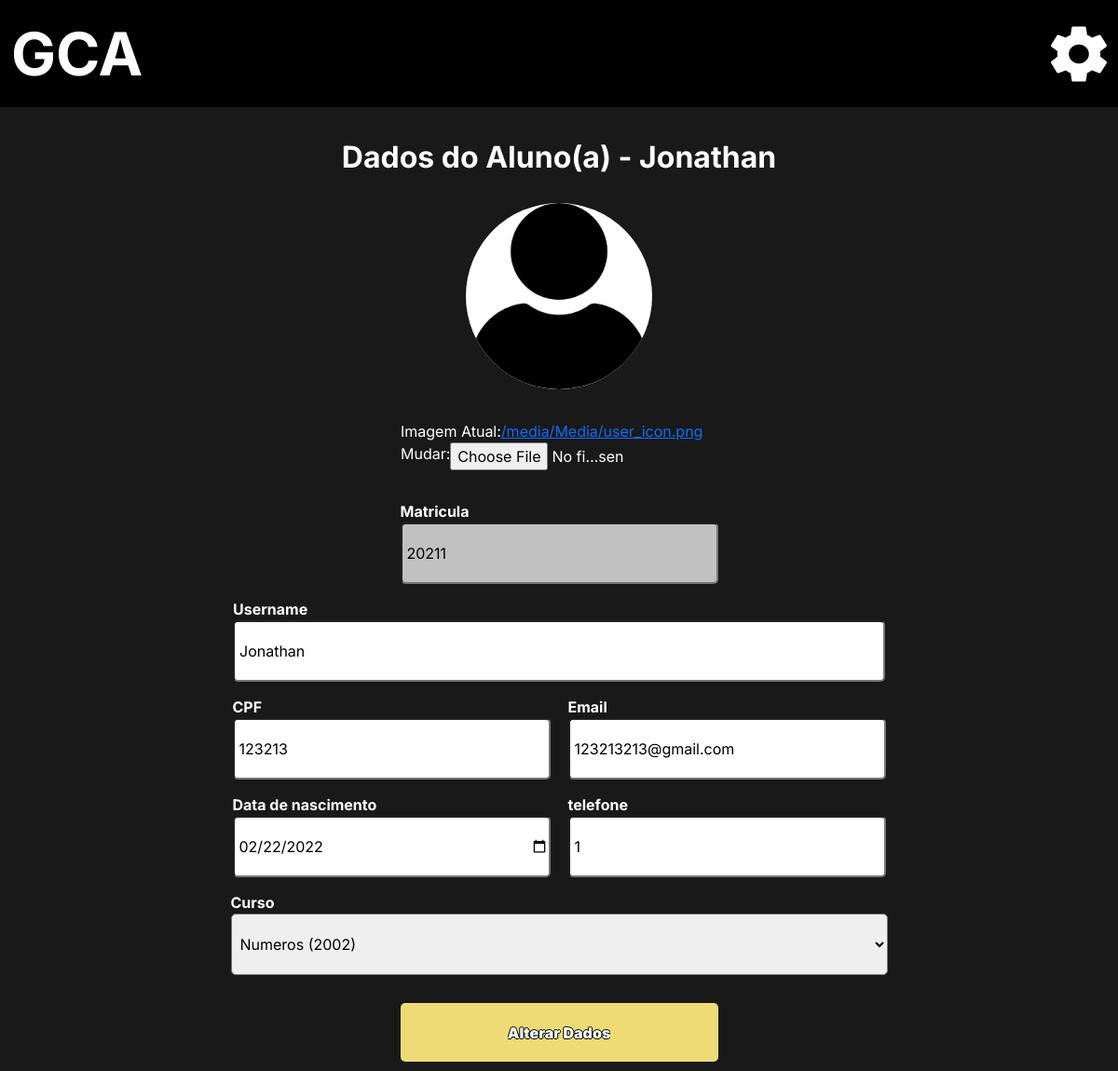
Page /adm/aluno/3 (signed in) on the committed database.
### Users/models.py (models this page shows, shortened)
class CustomUser(AbstractUser):
    image = models.ImageField(upload_to='Media', blank=True, null=False, default='Media/no_image_dafaut.jpg')
    matricula = models.CharField("Matricula", max_length=150, unique=True)
    username = models.CharField(("Nome"), max_length=50, unique=False, primary_key=None)
    email = models.EmailField("E-mail", unique=True)
    cpf = models.CharField("CPF", max_length=14, unique=True)
    phone = models.CharField("Telefone", max_length=15, blank=True, null=True)
    data_de_nascimento = models.DateField('Data de Nascimento', blank=True, null=True)
    primeiro_login = models.BooleanField(default=True)
    curso_relacao = models.ForeignKey("administrador.Curso", verbose_name=("Curso"), blank=True, null=True,on_delete=models.SET_NULL)
    disciplina_relacao = models.ManyToManyField("administrador.Disciplina", verbose_name=("Disciplina"), blank=True)
    disciplina_concluidas = models.ManyToManyField("administrador.Disciplina", related_name='Disciplina_cluidas', verbose_name=("Disciplina Concluidas"), blank=True)
    is_staff = models.BooleanField('Membro da equipe', default=True)
    USERNAME_FIELD = 'matricula'
    REQUIRED_FIELDS = ['username' , 'email' ,'cpf', 'phone']
    objects = UserManager()

### administrador/views.py (the view)
# urls.py: path('adm/aluno/<int:id>', aluno_especifico, name = 'aluno'),
@login_required(login_url='/user/login/')
def aluno_especifico (request, id):
    if request.user.is_superuser == True:
        aluno = User.objects.get(id=id)
        print(type(aluno.image),' <<<<<<<<<<<<<<<<<')
        form = CustomUserChangeForm(request.POST or None, request.FILES or None, instance = aluno)
        if form.is_valid():
            form.save()
            return HttpResponseRedirect(reverse('lista_Aluno'))
        return render (request, 'student.html', {'form':form,
                                                 'aluno':aluno})
    else:
        return redirect ('http://127.0.0.1:8000/',{})

### administrador/models.py (called while the page is built)
    def __str__(self):
        return self.nome +' ('+ str(self.ano.year) +')'

### administrador/templates/student.html (shortened to what this page needs)
{% extends 'base.admin.html' %}
{% load static %}
{% block import_title_css %}
    <link rel="stylesheet" href="{% static 'css/alter_student.css' %}">
{% endblock %}
{% block main %}
<div class="main">
    <p class="titulo">Dados do Aluno(a) - {{aluno.username}}</p>
    <div class="cadastro">
        <form action="" method="post" enctype='multipart/form-data'>
            <div class="row_one">
                <div class="supossed_image">
                    <img src="{{ aluno.image.url }}" alt="">
                </div>
                <div class="row_image">
                    Imagem Atual: <a href="{{ aluno.image.url }}">{{ aluno.image.url }}</a>
                    Mudar:
                    <input type="file" name="image" accept="image/*" class="image" placeholder="Image" id="id_image">
                </div>
                <div class="matricula_fix">
                    <p>Matricula</p>
                    {{form.matricula}}
                </div>
            </div>
            <div class="row_two">
                <div class="username_fix">
                    <p>Username</p>
                    {{ form.username }}
                </div>
            </div>
            <div class="row_three">
                <div  class="cpf_fix">
                    <p>CPF</p>
                    {{form.cpf}}
                </div>
                <div class="email_fix">
                    <p>Email</p>
                    {{form.email}}
                </div>
            </div>
            <div class="row_four">
                <div class="data_fix">
                    <p>Data de nascimento</p>
                    {{form.data_de_nascimento}}
                </div>
                <div class="telefone_fix">
                    <p>telefone</p>
                    {{form.phone}}
                </div>
            </div>
            <div class="row_two">
                <div class="curso_fix">
                    <p>Curso</p>
                    {{ form.curso_relacao }}
                </div>
            </div>
            <div class="row_five">
                <button>
                    <input class="text_border" type="submit" id="input"value="Alterar Dados">
                </button>
            </div>
        </form>
{% endblock %}

### static/css/base.css (style rules this page uses)
* { margin: 0%; padding: 0%; border: 0%; font-family: inter; text-decoration: none; }
a { text-decoration: none; }

### static/css/modal_menu.css (style rules this page uses)
p { margin-bottom: 0px !important; }

### administrador/static/css/alter_student.css (style rules this page uses)
.main { background-color: #191919; min-height: 100vh; max-height: max-content; width: 100%; display: flex; flex-direction: column; }
.main p { color: #FFFFFF; font-weight: bold; font-size: 32px; }
.username, .curso_relacao { width: 700px; height: 66px; border-radius: 5px; padding-left: 5px; }
.curso_relacao, .disciplina_relacao { width: 705px; height: 66px; border-radius: 5px; padding-left: 5px; }
.matricula, .cpf, .phone, .email, .data_de_nascimento, .password1, .password2 { width: 341px; height: 66px; border-radius: 5px; padding-left: 5px; }
.supossed_image img { background-color: white; width: 200px; height: 200px; border-radius: 100px; }
.row_image { color: white; display: flex; justify-content: flex-start; flex-wrap: wrap; max-width: 340px; overflow: hidden; }
.row_one { margin-top: 25px; display: flex; align-items: center; gap: 32.5px; justify-content: center; flex-direction: column; }
input[type=file] { width: 195px; }
.row_two { margin-top: 15px; display: flex; justify-content: center; }
.row_three { margin-top: 15px; display: flex; justify-content: center; gap: 19px; }
.row_four { margin-top: 15px; display: flex; justify-content: center; gap: 19px; }
.row_five { display: flex; justify-content: center; margin-top: 30px; margin-bottom: 10px; gap: 19px; }
form { display: flex; justify-content: center; flex-direction: column; }
.row_five button { display: flex; justify-content: center; align-items: center; gap: 5px; border: none; background-color: #eedb75; width: 341px; height: 63px; border-radius: 5px; cursor: pointer; }
input[type=submit] { border: none; background-color: #eedb75; color: white; font-weight: 900; font-size: 20; }
.titulo { margin-top: 30px; text-align: center; }
.matricula_fix p, .username_fix p, .cpf_fix p, .email_fix p, .data_fix p, .telefone_fix p, .curso_fix p, .row_image p { font-size: 16px; }
.text_border { text-shadow: -1px 0 black, 0 1px black, 1px 0 black, 0 -1px black; }
.matricula { background-color: #c1c1c1; outline: none; pointer-events: none; touch-action: none; }

### rows in the picture
CustomUser: username "Jonathan", image (picture), image "/media/Media/user_icon.png", matricula "20211", cpf "123213", email "123213213@gmail.com", data_de_nascimento "02/22/2022", phone "1", curso_relacao "Numeros (2002)"
